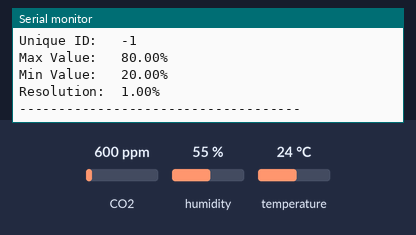
A sketch run on a simulated ESP8266 (NodeMCU). Parts: the last lines printed to the serial monitor. The inputs (shaded band) are chosen by the test bench; at power-on: temperature 24 °C, CO2 600 ppm, humidity 55 %. WiFi joins after 1.5 s; servers stay silent unless stated.

Above: at 6.5 s.
6.6 s: temperature set to 41 °C
At 12.5 s:
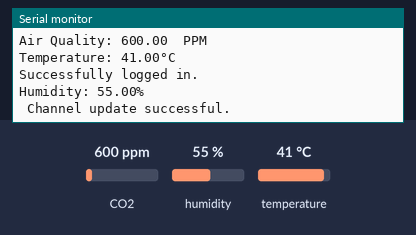
17.6 s: CO2 set to 452 ppm
At 21.9 s:
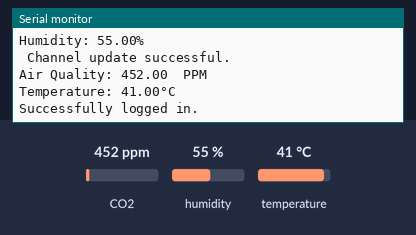
28.6 s: humidity set to 22 %
At 33.38 s:
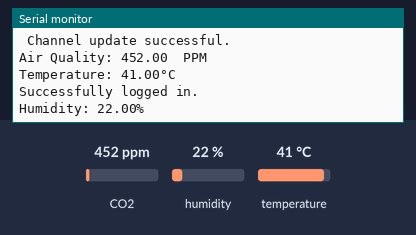
39.6 s: CO2 set to 1050 ppm
At 45.0 s:
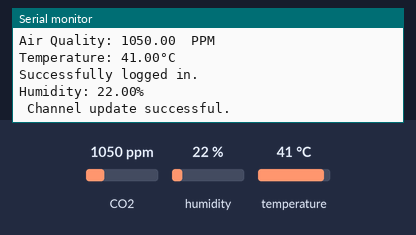
50.6 s: humidity set to 40 %
At 56.7 s:
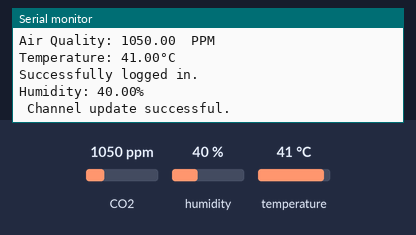
Timing chart, 0 to 58.2 s (numbered marks = the images above; inputs shaded):
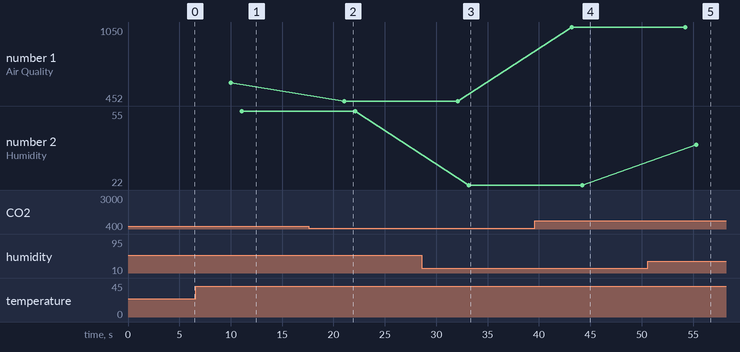

The sketch:

proj.ino
```cpp
#include "MQ135.h"

#include <Adafruit_Sensor.h>
#include <Wire.h>
#include <ESP_Mail_Client.h>
#include <DHT.h>
#include <DHT_U.h>
#include <ESP8266WiFi.h>
#include "ThingSpeak.h"
const char* ssid = "myesp";   // your network SSID (name)
const char* password = "12345678";
float thresholdTemp = 40;


#define SMTP_HOST "smtp.gmail.com"
#define SMTP_PORT 465

#define AUTHOR_EMAIL "espiot26@gmail.com"
#define AUTHOR_PASSWORD "qifvblazlncxmdqh"

#define RECIPIENT_EMAIL "210701280@rajalakshmi.edu.in"

SMTPSession smtp;
SMTP_Message message;
Session_Config config;
void smtpCallback(SMTP_Status status);

unsigned long myChannelNumber = 3;
const char * myWriteAPIKey = "79CJ5HANUMRM7YUP";


#define DHTPIN 4
unsigned long lastTime = 0;
unsigned long timerDelay = 10000;
unsigned long lastTime1 = 0;
unsigned long timerDelay1 = 100;
#define DHTTYPE    DHT11
DHT_Unified dht(DHTPIN, DHTTYPE);


uint32_t delayMS;
float temperatureC;
float humidity;
float air_quality;
WiFiClient  client;
void setup() {
  Serial.begin(9600);

  dht.begin();
  Serial.println(F("DHTxx Unified Sensor Example"));

   WiFi.mode(WIFI_STA);
  ThingSpeak.begin(client);
  sensor_t sensor;
 if(WiFi.status() != WL_CONNECTED){
  Serial.print("Attempting to connect");
  while(WiFi.status() != WL_CONNECTED){
    WiFi.begin(ssid, password);
    delay(5000);
  }
  Serial.println("\nConnected.");
 }
  dht.temperature().getSensor(&sensor);
  Serial.println(F("------------------------------------"));
  Serial.println(F("Temperature Sensor"));
  Serial.print  (F("Sensor Type: ")); Serial.println(sensor.name);
  Serial.print  (F("Driver Ver:  ")); Serial.println(sensor.version);
  Serial.print  (F("Unique ID:   ")); Serial.println(sensor.sensor_id);
  Serial.print  (F("Max Value:   ")); Serial.print(sensor.max_value); Serial.println(F("°C"));
  Serial.print  (F("Min Value:   ")); Serial.print(sensor.min_value); Serial.println(F("°C"));
  Serial.print  (F("Resolution:  ")); Serial.print(sensor.resolution); Serial.println(F("°C"));
  Serial.println(F("------------------------------------"));
  // Print humidity sensor details.
  dht.humidity().getSensor(&sensor);
  Serial.println(F("Humidity Sensor"));
  Serial.print  (F("Sensor Type: ")); Serial.println(sensor.name);
  Serial.print  (F("Driver Ver:  ")); Serial.println(sensor.version);
  Serial.print  (F("Unique ID:   ")); Serial.println(sensor.sensor_id);
  Serial.print  (F("Max Value:   ")); Serial.print(sensor.max_value); Serial.println(F("%"));
  Serial.print  (F("Min Value:   ")); Serial.print(sensor.min_value); Serial.println(F("%"));
  Serial.print  (F("Resolution:  ")); Serial.print(sensor.resolution); Serial.println(F("%"));
  Serial.println(F("------------------------------------"));


  delayMS = sensor.min_delay / 1000;

  MailClient.networkReconnect(true);


  smtp.debug(1);


  smtp.callback(smtpCallback);


  config.server.host_name = SMTP_HOST;
  config.server.port = SMTP_PORT;
  config.login.email = AUTHOR_EMAIL;
  config.login.password = AUTHOR_PASSWORD;
  config.login.user_domain = "";


}

void loop() {


  if ((millis() - lastTime) > timerDelay) {
   MQ135 gasSensor = MQ135(A0);
    air_quality = gasSensor.getPPM();
    Serial.print("Air Quality: ");
    Serial.print(air_quality);
    Serial.println("  PPM");
    Serial.println();

  // Get temperature event and print its value.
  sensors_event_t event;


   dht.temperature().getEvent(&event);
  if (isnan(event.temperature)) {
    Serial.println(F("Error reading temperature!"));
  }
  else {
    Serial.print(F("Temperature: "));
    Serial.print(event.temperature);
    temperatureC = event.temperature;
    Serial.println(F("°C"));
    delay(50);
    if(temperatureC>thresholdTemp){
      sendMail();
    }

  }
  // Get humidity event and print its value.
  dht.humidity().getEvent(&event);
  if (isnan(event.relative_humidity)) {
    Serial.println(F("Error reading humidity!"));
  }

     else {
    Serial.print(F("Humidity: "));
    Serial.print(event.relative_humidity);
    humidity= event.relative_humidity;
    Serial.println(F("%"));
  }
   lastTime = millis();
    ThingSpeak.setField(1, temperatureC);
    ThingSpeak.setField(2, humidity);
    ThingSpeak.setField(3, air_quality);

    int x = ThingSpeak.writeFields(myChannelNumber, myWriteAPIKey);

    if(x == 200){
      Serial.println(" Channel update successful.");
    }
    else{
      Serial.println("Problem updating channel. HTTP error code " + String(x));
    }
  }


}

void sendMail(){
  message.sender.name = F("COLD STORAGE MONITOR SENSOR");
  message.sender.email = AUTHOR_EMAIL;
  message.subject = F("Alert! Anomaly detected");
  message.addRecipient(F("Taejashwar"), RECIPIENT_EMAIL);


  //Send raw text message
  String textMsg = "Warning! Food parameters compromised. Check before consuming";
  message.text.content = textMsg.c_str();
  message.text.charSet = "us-ascii";
  message.text.transfer_encoding = Content_Transfer_Encoding::enc_7bit;

  message.priority = esp_mail_smtp_priority::esp_mail_smtp_priority_low;
  message.response.notify = esp_mail_smtp_notify_success | esp_mail_smtp_notify_failure | esp_mail_smtp_notify_delay;


  /* Connect to the server */
  if (!smtp.connect(&config)){
    ESP_MAIL_PRINTF("Connection error, Status Code: %d, Error Code: %d, Reason: %s", smtp.statusCode(), smtp.errorCode(), smtp.errorReason().c_str());
    return;
  }

  if (!smtp.isLoggedIn()){
    Serial.println("\nNot yet logged in.");
  }
  else{
    if (smtp.isAuthenticated())
      Serial.println("\nSuccessfully logged in.");
    else
      Serial.println("\nConnected with no Auth.");
  }

  /* Start sending Email and close the session */
  if (!MailClient.sendMail(&smtp, &message))
    ESP_MAIL_PRINTF("Error, Status Code: %d, Error Code: %d, Reason: %s", smtp.statusCode(), smtp.errorCode(), smtp.errorReason().c_str());

}


void smtpCallback(SMTP_Status status){
  /* Print the current status */
  Serial.println(status.info());

  /* Print the sending result */
  if (status.success()){
    Serial.println("----------------");
    ESP_MAIL_PRINTF("Message sent success: %d\n", status.completedCount());
    ESP_MAIL_PRINTF("Message sent failed: %d\n", status.failedCount());
    Serial.println("----------------\n");

    for (size_t i = 0; i < smtp.sendingResult.size(); i++)
    {
      /* Get the result item */
      SMTP_Result result = smtp.sendingResult.getItem(i);

      // In case, ESP32, ESP8266 and SAMD device, the timestamp get from result.timestamp should be valid if
      // your device time was synched with NTP server.
      // Other devices may show invalid timestamp as the device time was not set i.e. it will show Jan 1, 1970.
      // You can call smtp.setSystemTime(xxx) to set device time manually. Where xxx is timestamp (seconds since Jan 1, 1970)

      ESP_MAIL_PRINTF("Message No: %d\n", i + 1);
      ESP_MAIL_PRINTF("Status: %s\n", result.completed ? "success" : "failed");
      ESP_MAIL_PRINTF("Date/Time: %s\n", MailClient.Time.getDateTimeString(result.timestamp, "%B %d, %Y %H:%M:%S").c_str());
      ESP_MAIL_PRINTF("Recipient: %s\n", result.recipients.c_str());
      ESP_MAIL_PRINTF("Subject: %s\n", result.subject.c_str());
    }
    Serial.println("----------------\n");

    // You need to clear sending result as the memory usage will grow up.
    smtp.sendingResult.clear();
  }
}
```

Measured:
- after the input at 6.6 s, the serial monitor: prints a new line after 3.4 s (image 1)
- after the input at 17.6 s, the serial monitor: prints a new line after 3.5 s (image 2)
- after the input at 28.6 s, the serial monitor: prints a new line after 4.6 s (image 3)
- after the input at 39.6 s, the serial monitor: prints a new line after 3.6 s (image 4)
- after the input at 50.6 s, the serial monitor: prints a new line after 4.7 s (image 5)
- plotted number 1: 600 → 452 after the input at 17.6 s, 452 → 1050 after the input at 39.6 s
- plotted number 2: 55 → 22 after the input at 28.6 s, 22 → 40 after the input at 50.6 s
